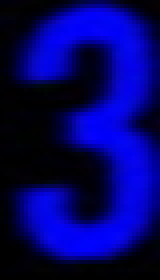
#> input picture one_num/103.jpg, 40 x 70 px, given in place of 501.jpg, which was not available (shown 4 times larger)
$ python uncoloring.py
#> lines starting #> are read from the running program, lines starting #| are printed output that depends on the picture; after the words box and inside, x2 and y2 are one past the last pixel; in counts of white or black regions, pixels touching at a corner belong together; pictures that were not available may be replaced by others from this repository, and a replacement may not be noted
import numpy as np
from PIL import Image
import matplotlib.pyplot as plt
end_with=526
start_with=501
for i in range(start_with,end_with+1):
    img=Image.open("one_num/"+str(i)+".jpg")
#> img is the input picture: PIL image 40x70 RGB; mean R, G, B 2, 1.6, 105
    w,h=40,70
    img = np.array(img)
    img = img.sum(axis=2)
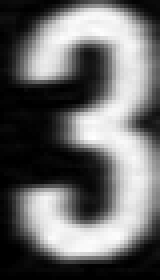
#> img: shape (70, 40) uint64 (shown 4 times larger); min 0, max 263, mean 108.6; drawn with min black and max white
    for x in range(40):
        for y in range(70):
            img[y][x]=0 if img[y][x]<=240 else 1
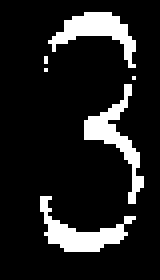
#> img: shape (70, 40) uint64 (shown 4 times larger); values 0 (black) and 1 (white), 12.9% white; 6 white regions (3 under 20 px), largest, box (x1, y1, x2, y2) and area: (10, 49, 34, 63) 120, (21, 21, 36, 51) 119, (12, 3, 34, 17) 118
    plt.imshow(img,cmap=plt.cm.binary)
    # plt.show()
    # print(img)
    plt.savefig("black_white/"+str(i)+".jpg")
    print(i)
#> pass 2 of the loop `for i in range(start_with,end_with+1):`:
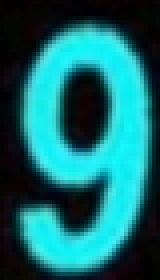
#> input picture one_num/110.jpg, 40 x 70 px, given in place of 502.jpg, which was not available (shown 4 times larger)
#> img is the input picture: PIL image 40x70 RGB; mean R, G, B 20.7, 106.8, 109.5
#> after the loop `for x in range(40):`:
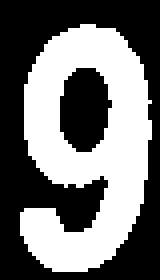
#> img: shape (70, 40) uint64 (shown 4 times larger); values 0 (black) and 1 (white), 44.6% white; 1 white region, box (x1, y1, x2, y2) and area: (5, 6, 38, 68) 1250
#> `plt.savefig("black_white/"+str(i)+".jpg")`:
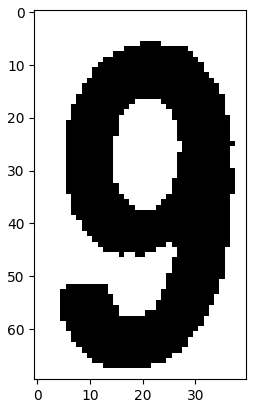
#> figure drawn by matplotlib, 1 panel
#> (the run stopped early here; a loop or call above may not have finished)
